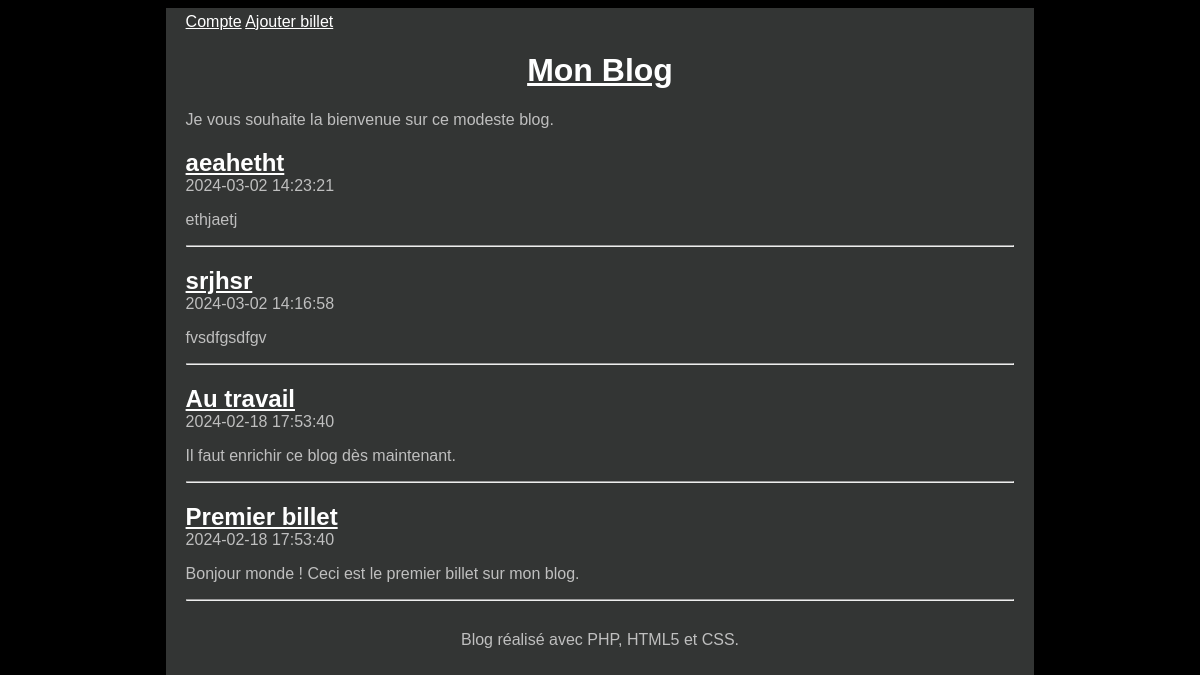
Before: / with the older database file.
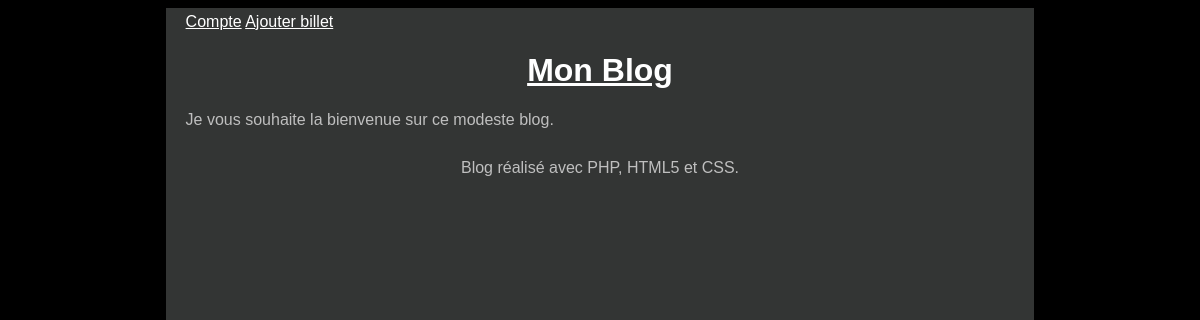
After: the same page with the newer database file.
### tables this page shows
CREATE TABLE `t_billet` (
  `BIL_ID` int(11) NOT NULL,
  `BIL_DATE` datetime NOT NULL,
  `BIL_TITRE` varchar(100) NOT NULL,
  `BIL_CONTENU` text NOT NULL,
  `auteurId` int(11) NOT NULL
);

### Controleur/ControleurAccueil.php (called while the page is built)
<?php
require_once 'Modele/Billet.php';
require_once 'Vue/Vue.php';
class ControleurAccueil {
    private $billet;
    public function __construct() {
        $this->billet = new Billet();
    }
    public function accueil() {
        $billets = $this->billet->getBillets();
        $vue = new Vue("Accueil");
        $vue->generer(array('billets' => $billets));
    }
}

### Modele/Billet.php (called while the page is built, shortened)
<?php
require_once 'Modele/Modele.php';
class Billet extends Modele {
    public function getBillets() {
        $sql = 'select BIL_ID as id, BIL_DATE as date,'
                . ' BIL_TITRE as titre, BIL_CONTENU as contenu from T_BILLET'
                . ' order by BIL_ID desc';
        $billets = $this->executerRequete($sql);
        return $billets;
    }
}

### Modele/Modele.php (called while the page is built)
<?php
abstract class Modele {
    private $bdd;
    protected function executerRequete($sql, $params = null) {
        if ($params == null) {
            $resultat = $this->getBdd()->query($sql);
        }
        else {
            $resultat = $this->getBdd()->prepare($sql);
            $resultat->execute($params);
        }
        return $resultat;
    }
    private function getBdd() {
        if ($this->bdd == null) {
            $this->bdd = new PDO('mysql:host=localhost;dbname=monblog;charset=utf8',
                    'root', '',
                    array(PDO::ATTR_ERRMODE => PDO::ERRMODE_EXCEPTION));
        }
        return $this->bdd;
    }
}

### index.php (called while the page is built)
<?php
require 'Controleur/Routeur.php';
$routeur = new Routeur();
$routeur->routerRequete();

### Vue/vueAccueil.php (the view)
<?php $this->titre = "Mon Blog"; ?>
<?php foreach ($billets as $billet):
    ?>
    <article>
        <header>
            <a href="<?= "index.php?action=billet&id=" . $billet['id'] ?>">
                <h1 class="titreBillet"><?= $billet['titre'] ?></h1>
            </a>
            <time><?= $billet['date'] ?></time>
        </header>
        <p><?= $billet['contenu'] ?></p>
    </article>
    <hr />
<?php endforeach; ?>

### Vue/gabarit.php (shortened to what this page needs)
<!doctype html>
<html lang="fr">
    <head>
        <link rel="stylesheet" href="Contenu/style.css" />
    </head>
    <body>
        <div id="global">
            <header>
                <a href="index.php?action=compte">Compte</a>
                <a href="index.php?action=create">Ajouter billet</a>
                <a href="index.php"><h1 id="titreBlog">Mon Blog</h1></a>
                <p>Je vous souhaite la bienvenue sur ce modeste blog.</p>
            </header>
            <div id="contenu">
                <?= $contenu ?>
            </div>
            <footer id="piedBlog">
                Blog réalisé avec PHP, HTML5 et CSS.
            </footer>
        </div>
    </body>
</html>

### Controleur/Routeur.php (shortened to what this page needs)
<?php
require_once 'Controleur/ControleurAccueil.php';
require_once 'Vue/Vue.php';
class Routeur {
    private $ctrlAccueil;
    private $ctrlBillet;
    private $ctrlAuteur;
    public function __construct() {
        $this->ctrlAccueil = new ControleurAccueil();
        $this->ctrlBillet = new ControleurBillet();
        $this->ctrlAuteur = new ControleurAuteur();
    }
    public function routerRequete() {
        try {
            if (isset($_GET['action'])) {
                if ($_GET['action'] == 'billet') {
                    $idBillet = intval($this->getParametre($_GET, 'id'));
                    if ($idBillet != 0) {
                        $this->ctrlBillet->billet($idBillet);
                    }
                    else
                        throw new Exception("Identifiant de billet non valide");
                }
                else if ($_GET['action'] == 'commenter') {
                    $auteur = $this->getParametre($_POST, 'auteur');
                    $contenu = $this->getParametre($_POST, 'contenu');
                    $idBillet = $this->getParametre($_POST, 'id');
                    $this->ctrlBillet->commenter($auteur, $contenu, $idBillet);
                }else if ($_GET['action'] == 'compte') {
                    if(isset($_POST['singup'])){
                        $nom = $this->getParametre($_POST, 'nom');
                        $prenom = $this->getParametre($_POST, 'prenom');
                        $email = $this->getParametre($_POST, 'email');
                        $passw1 = $this->getParametre($_POST, 'passw1');
                        $passw2 = $this->getParametre($_POST, 'passw2');
                    if($passw1==$passw2){
                        $passw1=md5($passw1);
                        $this->ctrlAuteur->create($nom, $prenom, $email,$passw1);
                    }
                    }elseif (isset($_POST['login'])) {
                        $email = $this->getParametre($_POST, 'email');
                        $passw = $this->getParametre($_POST, 'passw');
                        $passw=md5($passw);
                        $this->ctrlAuteur->login($email,$passw);
                    }else {
                        $this->ctrlAuteur ->singup();
                    }
                }else if ($_GET['action'] == 'logout') {
                   session_start();
                   session_unset();
                   session_destroy();
                   $this->ctrlAccueil->accueil();
                }else if ($_GET['action'] == 'create') {
                    if(isset($_POST['ajouter'])){
                        $titre = $this->getParametre($_POST, 'titre');
                        $contenu = $this->getParametre($_POST, 'contenu');
                        $iduser = $this->getParametre($_POST, 'iduser');
                        $this->ctrlBillet->addBillet( $titre,$contenu,$iduser);
                    }else{
                        $this->ctrlBillet->create();
                    }
                 }
                else
                    throw new Exception("Action non valide");
            }
            else {
                $this->ctrlAccueil->accueil();
            }
        }
        catch (Exception $e) {
            $this->erreur($e->getMessage());
        }
    }
}

### Vue/Vue.php (shortened to what this page needs)
<?php
class Vue {
    private $fichier;
    private $titre;
    public function __construct($action) {
        $this->fichier = "Vue/vue" . $action . ".php";
    }
    public function generer($donnees) {
        $contenu = $this->genererFichier($this->fichier, $donnees);
        $vue = $this->genererFichier('Vue/gabarit.php',
                array('titre' => $this->titre, 'contenu' => $contenu));
        echo $vue;
    }
    private function genererFichier($fichier, $donnees) {
        if (file_exists($fichier)) {
            extract($donnees);
            require $fichier;
            return ob_get_clean();
        }
        else {
            throw new Exception("Fichier '$fichier' introuvable");
        }
    }
}

### Contenu/style.css (style rules this page uses)
html, body { height: 100%; }
body { color: #bfbfbf; background: black; font-family: 'Futura-Medium', 'Futura', 'Trebuchet MS', sans-serif; }
h1 { color: white; }
#global { min-height: 100%; background: #333534; width: 70%; margin: auto; text-align: justify; padding: 5px 20px; }
#titreBlog, #piedBlog { text-align: center; }
.titreBillet { margin-bottom : 0px; }
#contenu { margin-bottom : 30px; }

### Vue/gabarit.php (style rules this page uses)
header a { color:#fff; }

Changed rows visible on the page:
removed t_billet: BIL_TITRE "aeahetht", BIL_DATE "2024-03-02 14:23:21", BIL_CONTENU "ethjaetj"
removed t_billet: BIL_TITRE "srjhsr", BIL_DATE "2024-03-02 14:16:58", BIL_CONTENU "fvsdfgsdfgv"
removed t_billet: BIL_TITRE "Au travail", BIL_DATE "2024-02-18 17:53:40", BIL_CONTENU "Il faut enrichir ce blog dès maintenant."
removed t_billet: BIL_TITRE "Premier billet", BIL_DATE "2024-02-18 17:53:40", BIL_CONTENU "Bonjour monde ! Ceci est le premier billet sur mon blog."
